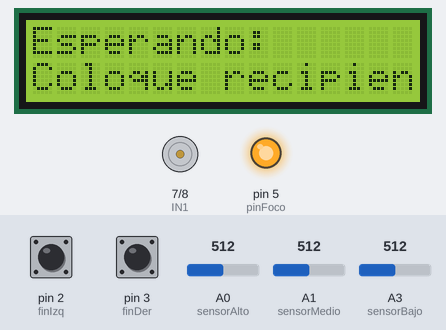
The sketch below on a simulated Arduino Uno, built with avr-gcc and run on an emulated ATmega328P. Parts: 16×2 character LCD, motor-driver pin pairs drawn as motors (green arrow = first pin HIGH = forward, orange = second pin HIGH = backward, longer = more drive, scaled by the enable pin), output pins drawn as LEDs (lit = HIGH). The inputs (shaded band) are chosen by the test bench; at power-on: pin 3 (finDer) HIGH, pin 2 (finIzq) HIGH, A3 (sensorBajo) = 512, A0 (sensorAlto) = 512, A1 (sensorMedio) = 512. What the sketch prints to the serial monitor is not drawn.

Above: at 9.3 s.
9.4 s: pin 3 (finDer) pulled LOW for 0.15 s
At 10.7 s:
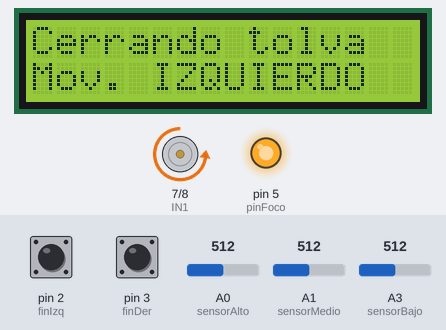
11.0 s: pin 2 (finIzq) pulled LOW for 0.15 s
At 12.0 s:
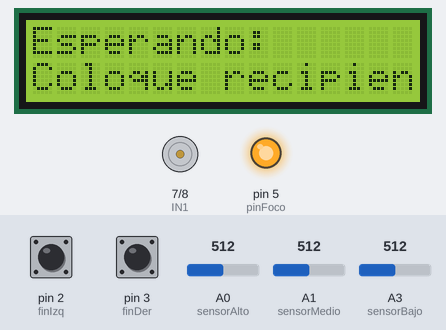
12.6 s: A3 (sensorBajo) set to 488
At 13.4 s:
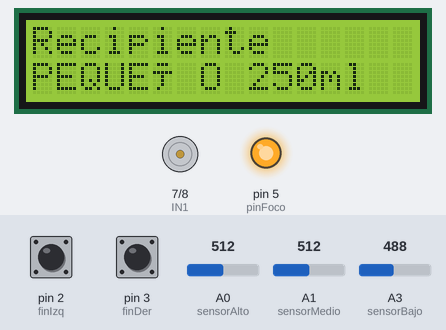
Timing chart, 0 to 26.7 s (numbered marks = the images above; inputs shaded):
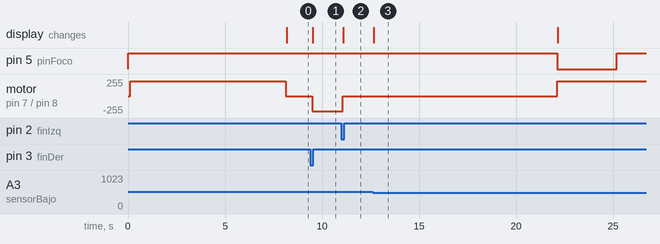

Measured:
- the behaviour switches between 500 and 499 on A3 (sensorBajo) (found by bisection; images 2 and 3)
- after the input at 9.4 s, motor on pin 7 (IN1) / pin 8 (IN2): stopped → backward 225/255 after 0.09 s; the display: changes after 0.13 s (image 1)
- after the input at 11.0 s, motor on pin 7 (IN1) / pin 8 (IN2): backward 225/255 → stopped after 0.06 s; the display: changes after 0.09 s (image 2)
- after the input at 12.6 s, pin 5 (pinFoco): HIGH → LOW after 9.5 s, → HIGH 3.1 s later; motor on pin 7 (IN1) / pin 8 (IN2): stopped → forward 225/255 after 9.5 s; the display: changes after 0.06 s (image 3)

The sketch:

ProyectoFinalFinal.ino
```cpp
#include <Wire.h>
#include <LiquidCrystal_I2C.h>

// ---------------- LCD ----------------
LiquidCrystal_I2C lcd(0x27, 16, 2);

// ---------------- MOTOR DC (TOLVA) ----------------
const int IN1 = 7;
const int IN2 = 8;
const int ENA = 9;

// ---------------- FINALES DE CARRERA ----------------
const int finIzq = 2;
const int finDer = 3;

// ---------------- SENSORES IR ----------------
const int sensorAlto = A0;
const int sensorMedio = A1;
const int sensorBajo = A3;
const int UMBRAL_DETECCION = 500;

// ---------------- MOTOR AC ----------------
const int pinFoco = 5;
bool focoEncendido = true;
unsigned long tiempoInicioFoco = 0;
unsigned long duracionApagado = 0;
bool enApagado = false;

// ---------------- VARIABLES GLOBALES ----------------
int sentido = 1;
unsigned long tiempoInicioRetardo = 0;
bool enRetardo = false;
bool retardoCompletado = false;

bool esperandoRecipiente = false;
bool recipienteDetectado = false;
int recipienteSeleccionado = 0;
unsigned long tiempoRetardoRecipiente = 0;

bool sistemaInicializado = false;

// --- NUEVAS VARIABLES DE BLOQUEO ---
bool bloqueoSensores = false;
unsigned long tiempoInicioBloqueo = 0;
const unsigned long TIEMPO_BLOQUEO_SENSORES = 30000; // 30 segundos

// ---------------- FUNCIONES ----------------
void mostrarLCD(String linea1, String linea2);
void detectarRecipiente();
void controlarFoco();
void rutinaInicializacion();

void setup() {
  pinMode(IN1, OUTPUT);
  pinMode(IN2, OUTPUT);
  pinMode(ENA, OUTPUT);
  pinMode(finIzq, INPUT_PULLUP);
  pinMode(finDer, INPUT_PULLUP);
  pinMode(pinFoco, OUTPUT);

  digitalWrite(pinFoco, HIGH);
  focoEncendido = true;

  Serial.begin(9600);
  lcd.init();
  lcd.backlight();
  lcd.clear();

  mostrarLCD("Sistema iniciado", "Inicializando...");
  rutinaInicializacion();
  sistemaInicializado = true;

  mostrarLCD("Sistema listo", "Esperando...");
  Serial.println("Sistema inicializado y listo");
}

void rutinaInicializacion() {
  Serial.println("Iniciando rutina de inicialización...");
  mostrarLCD("Inicializando", "motor...");

  bool izqPresionado = digitalRead(finIzq) == LOW;
  bool derPresionado = digitalRead(finDer) == LOW;

  if (izqPresionado) {
    digitalWrite(IN1, HIGH);
    digitalWrite(IN2, LOW);
    analogWrite(ENA, 225);
    unsigned long inicioMovimiento = millis();
    while (digitalRead(finDer) != LOW) {
      if (millis() - inicioMovimiento > 10000) break;
      delay(50);
    }
    digitalWrite(IN1, LOW);
    digitalWrite(IN2, LOW);
  }
  else if (!derPresionado) {
    digitalWrite(IN1, HIGH);
    digitalWrite(IN2, LOW);
    analogWrite(ENA, 225);
    unsigned long inicioBusqueda = millis();
    while (digitalRead(finDer) != LOW && digitalRead(finIzq) != LOW) {
      if (millis() - inicioBusqueda > 8000) break;
      delay(50);
    }
    digitalWrite(IN1, LOW);
    digitalWrite(IN2, LOW);
  }

  sentido = -1;
  esperandoRecipiente = true;
  Serial.println("Inicialización completada");
}

void mostrarLCD(String linea1, String linea2) {
  lcd.clear();
  lcd.setCursor(0, 0);
  lcd.print(linea1);
  if (linea2 != "") {
    lcd.setCursor(0, 1);
    lcd.print(linea2);
  }
}

// ---------------- DETECCIÓN DE RECIPIENTE ----------------
void detectarRecipiente() {
  // Si el sistema está bloqueado, no leer sensores
  if (bloqueoSensores) {
    if (millis() - tiempoInicioBloqueo >= TIEMPO_BLOQUEO_SENSORES) {
      bloqueoSensores = false;
      Serial.println("Bloqueo sensores finalizado. Sensores activos nuevamente.");
    } else {
      return; // Ignora lecturas mientras esté bloqueado
    }
  }

  int valorAlto = analogRead(sensorAlto);
  int valorMedio = analogRead(sensorMedio);
  int valorBajo = analogRead(sensorBajo);

  bool detectaAlto = (valorAlto < UMBRAL_DETECCION);
  bool detectaMedio = (valorMedio < UMBRAL_DETECCION);
  bool detectaBajo = (valorBajo < UMBRAL_DETECCION);

  if (detectaBajo && !detectaMedio && !detectaAlto) {
    recipienteSeleccionado = 250;
    tiempoRetardoRecipiente = 500;
    duracionApagado = 3000;
    recipienteDetectado = true;
    Serial.println("Recipiente PEQUEÑO detectado (250 ml)");
    mostrarLCD("Recipiente", "PEQUEÑO 250ml");
  }
  else if (detectaBajo && detectaMedio && !detectaAlto) {
    recipienteSeleccionado = 500;
    tiempoRetardoRecipiente = 1200;
    duracionApagado = 5000;
    recipienteDetectado = true;
    Serial.println("Recipiente MEDIANO detectado (500 ml)");
    mostrarLCD("Recipiente", "MEDIANO 500ml");
  }
  else if (detectaBajo && detectaMedio && detectaAlto) {
    recipienteSeleccionado = 1000;
    tiempoRetardoRecipiente = 1900;
    duracionApagado = 6000;
    recipienteDetectado = true;
    Serial.println("Recipiente GRANDE detectado (1000 ml)");
    mostrarLCD("Recipiente", "GRANDE 1000ml");
  }
  else {
    recipienteDetectado = false;
    if (esperandoRecipiente)
      mostrarLCD("Esperando:", "Coloque recipiente");
  }

  // ✅ Si se detectó un recipiente, activar el bloqueo de sensores
  if (recipienteDetectado) {
    bloqueoSensores = true;
    tiempoInicioBloqueo = millis();
    Serial.println("Sensores IR bloqueados durante 30 segundos.");
  }
}

// ---------------- CONTROL DEL MOTOR AC ----------------
void controlarFoco() {
  if (!enApagado && recipienteDetectado && sistemaInicializado) {
    recipienteDetectado = false;
    Serial.println("Foco: Esperando antes de apagarse...");
    delay(9400);
    Serial.println("Apagando foco...");
    digitalWrite(pinFoco, LOW);
    focoEncendido = false;
    tiempoInicioFoco = millis();
    enApagado = true;
  }

  if (enApagado && (millis() - tiempoInicioFoco >= duracionApagado)) {
    Serial.println("Reencendiendo foco...");
    digitalWrite(pinFoco, HIGH);
    focoEncendido = true;
    enApagado = false;
  }
}

// ---------------- LOOP PRINCIPAL ----------------
void loop() {
  bool izqPresionado = digitalRead(finIzq) == LOW;
  bool derPresionado = digitalRead(finDer) == LOW;

  if (izqPresionado && !esperandoRecipiente) {
    digitalWrite(IN1, LOW);
    digitalWrite(IN2, LOW);
    esperandoRecipiente = true;
    recipienteDetectado = false;
    recipienteSeleccionado = 0;
    sentido = -1;
    Serial.println("Final IZQUIERDO presionado - Esperando recipiente...");
    mostrarLCD("Esperando:", "Coloque recipiente");
    delay(500);
  }

  if (esperandoRecipiente) {
    detectarRecipiente();
    if (recipienteSeleccionado > 0) {
      sentido = 1;
      esperandoRecipiente = false;
      switch (recipienteSeleccionado) {
        case 250: Serial.println("Iniciando llenado PEQUEÑO..."); break;
        case 500: Serial.println("Iniciando llenado MEDIANO..."); break;
        case 1000: Serial.println("Iniciando llenado GRANDE..."); break;
      }
    }
  }

  controlarFoco();

  if (derPresionado && !enRetardo && !retardoCompletado) {
    digitalWrite(IN1, LOW);
    digitalWrite(IN2, LOW);
    enRetardo = true;
    tiempoInicioRetardo = millis();
    esperandoRecipiente = false;
  }

  if (enRetardo && (millis() - tiempoInicioRetardo >= tiempoRetardoRecipiente)) {
    sentido = -1;
    enRetardo = false;
    retardoCompletado = true;
  }

  if (!derPresionado && retardoCompletado) {
    retardoCompletado = false;
  }

  if (!enRetardo && !esperandoRecipiente) {
    if (sentido == 1) {
      digitalWrite(IN1, HIGH);
      digitalWrite(IN2, LOW);
      if (!derPresionado)
        mostrarLCD("Llenando:", String(recipienteSeleccionado) + "ml");
    } else {
      digitalWrite(IN1, LOW);
      digitalWrite(IN2, HIGH);
      if (!izqPresionado)
        mostrarLCD("Cerrando tolva", "Mov. IZQUIERDO");
    }
  } else {
    digitalWrite(IN1, LOW);
    digitalWrite(IN2, LOW);
  }

  analogWrite(ENA, 225);
  delay(100);
}
```
